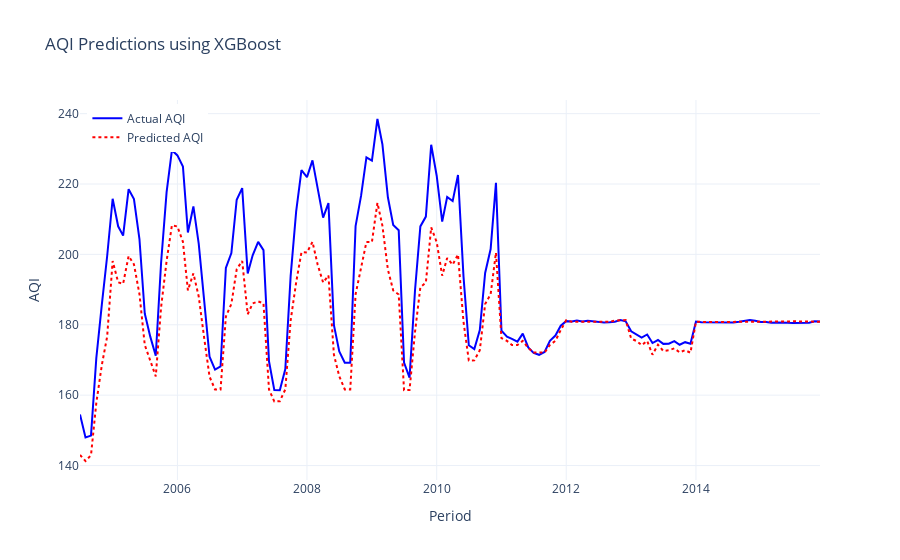

The notebook cell this image was saved under:
### Code cell
import pandas as pd
import numpy as np
from sklearn.metrics import mean_squared_error, mean_absolute_error, r2_score
from sklearn.preprocessing import MinMaxScaler
from xgboost import XGBRegressor
import plotly.graph_objects as go
import joblib

# Load the new data
new_data = pd.read_csv('AQI_testlog1p.csv', index_col=0)
new_data = new_data[['so2', 'no2', 'spm', 'rspm', 'AQI']]

# Reset index to get 'period' as a column if it's in the index
if 'period' not in new_data.columns:
    new_data.reset_index(inplace=True)
    new_data.rename(columns={'index': 'period'}, inplace=True)

# Ensure the date column is in datetime format
new_data['period'] = pd.to_datetime(new_data['period'], format='%Y-%m')

# Create lag features for the new data (same as in the training data)
for lag in range(1, 2):
    new_data[f'AQI_lag_{lag}'] = new_data['AQI'].shift(lag)

# Drop rows with NaN values due to lagging (same as before)
new_data = new_data.dropna()

# Features for the new data (same as the training data)
features = [col for col in new_data.columns if col not in ['period', 'AQI']]
X_new = new_data[features]

# Load the saved scaler
scaler_path = '../results/minmax_scaler.pkl'
scaler = joblib.load(scaler_path)
print("Scaler loaded successfully")

# Scale the new data
X_new_scaled = scaler.transform(X_new)

# Load the trained model
model = XGBRegressor()
model.load_model('../results/xgboost-model.json')  # Replace with your saved model path

# Make predictions using the trained model
y_new_pred = model.predict(X_new_scaled)

# If you have the actual AQI values for the new data, you can compare them with the predictions
if 'AQI' in new_data.columns:
    y_new_actual = new_data['AQI']
    rmse_new = np.sqrt(mean_squared_error(y_new_actual, np.exp(y_new_pred)))
    mae_new = mean_absolute_error(y_new_actual, np.exp(y_new_pred))
    r2_new = r2_score(y_new_actual, np.exp(y_new_pred))
    
    print(f"RMSE on test set (XGBoost): {rmse_new}")
    print(f"MAE on test set (XGBoost): {mae_new}")
    print(f"R² on test set (XGBoost): {r2_new}")

# Optionally, visualize the results (if you want to compare predictions vs. actual)
fig_new = go.Figure()

# Add new data actual AQI (if available)
if 'AQI' in new_data.columns:
    fig_new.add_trace(go.Scatter(x=new_data['period'], y=new_data['AQI'],
                                mode='lines', name='Actual AQI',
                                line=dict(color='blue')))

# Add predictions
fig_new.add_trace(go.Scatter(x=new_data['period'], y=np.exp(y_new_pred),
                            mode='lines', name='Predicted AQI',
                            line=dict(color='red', dash='dot')))

# Update layout
fig_new.update_layout(
    title='AQI Predictions using XGBoost',
    xaxis_title='Period',
    yaxis_title='AQI',
    legend=dict(x=0.01, y=0.99),
    template='plotly_white'
)

# Show the plot
fig_new.show()

### Figure 1 — Plotly figure (JSON) as saved in the notebook; plotly's stock layout.template omitted (floating-point values rounded to 4 significant figures; data arrays with more than 128 entries replaced by an {"elided": "..."} marker saying what was removed)
{"data": [{"line": {"color": "blue"}, "mode": "lines", "name": "Actual AQI", "type": "scatter", "x": {"elided": "138 str values"}, "y": {"elided": "138 float values"}}, {"line": {"color": "red", "dash": "dot"}, "mode": "lines", "name": "Predicted AQI", "type": "scatter", "x": {"elided": "138 str values"}, "y": {"elided": "138 float values"}}], "layout": {"legend": {"x": 0.01, "y": 0.99}, "title": {"text": "AQI Predictions using XGBoost"}, "xaxis": {"title": {"text": "Period"}}, "yaxis": {"title": {"text": "AQI"}}}}
